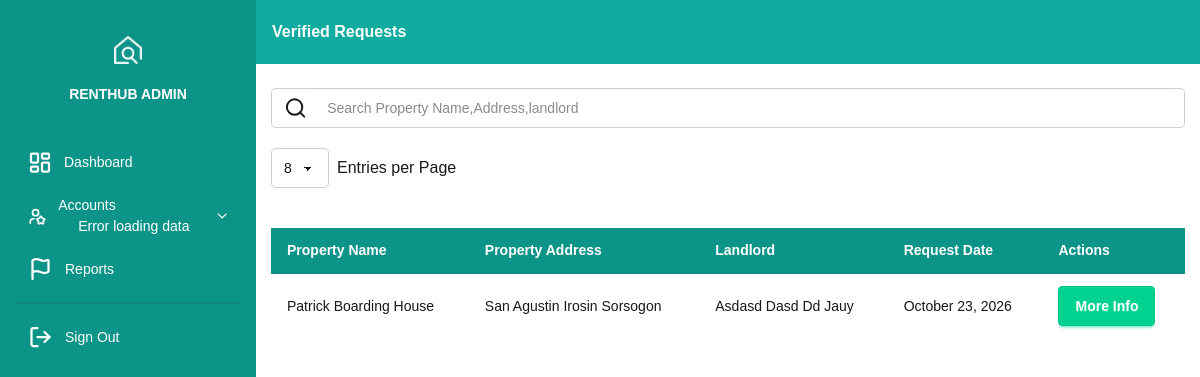
Before: /admin/verified_properties.php (signed in) with the older database file.
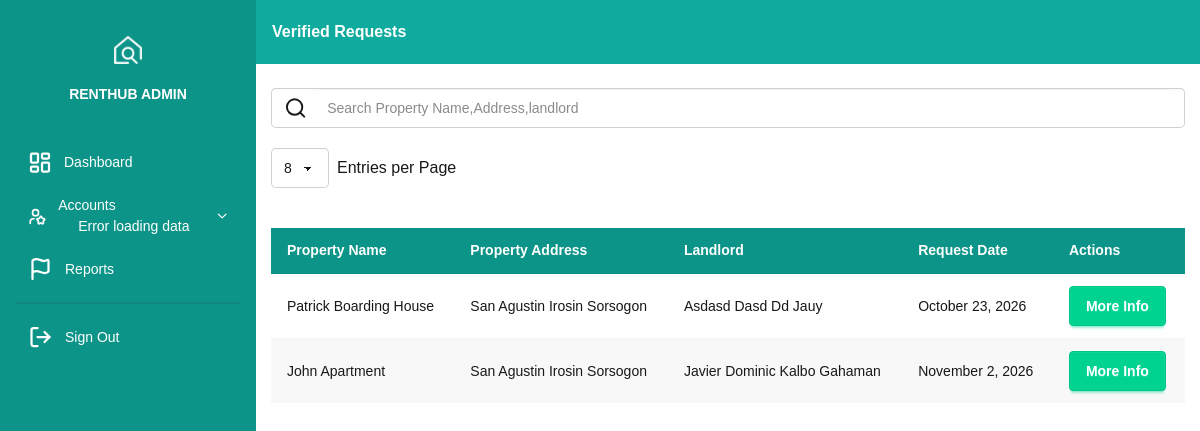
After: the same page with the newer database file.
### tables this page shows
CREATE TABLE IF NOT EXISTS `landlord` (
  `landlord_id` varchar(255) NOT NULL DEFAULT '',
  `user_id` varchar(255) DEFAULT NULL,
  `province` varchar(255) DEFAULT NULL,
  `municipality` varchar(255) DEFAULT NULL,
  `barangay` varchar(255) DEFAULT NULL,
  `type` varchar(255) DEFAULT NULL,
  `property_name` varchar(255) DEFAULT NULL,
  `date_request` date DEFAULT NULL,
  `status` varchar(255) DEFAULT NULL,
  `longitude` varchar(255) DEFAULT NULL,
  `latitude` varchar(255) DEFAULT NULL,
  PRIMARY KEY (`landlord_id`)
);

CREATE TABLE IF NOT EXISTS `accounts` (
  `user_id` varchar(255) NOT NULL,
  `middlename` varchar(255) DEFAULT NULL,
  `lastname` varchar(255) DEFAULT NULL,
  `firstname` varchar(255) DEFAULT NULL,
  `suffix` varchar(255) DEFAULT NULL,
  `email` varchar(255) DEFAULT NULL,
  `contact_number` varchar(255) DEFAULT NULL,
  `province` varchar(255) DEFAULT NULL,
  `municipality` varchar(255) DEFAULT NULL,
  `barangay` varchar(255) DEFAULT NULL,
  `zipcode` varchar(255) DEFAULT NULL,
  `username` varchar(255) DEFAULT NULL,
  `password` varchar(255) DEFAULT NULL,
  `id_type` varchar(255) DEFAULT NULL,
  `id_number` varchar(255) DEFAULT NULL,
  `id_photo` varchar(255) DEFAULT NULL,
  `occupation` varchar(255) DEFAULT NULL,
  `status` varchar(255) DEFAULT NULL,
  `user_type` varchar(255) DEFAULT NULL,
  `date_request` date DEFAULT NULL,
  `remember_token` varchar(255) DEFAULT NULL,
  `profile` varchar(255) DEFAULT NULL,
  `selfie_photo` varchar(255) DEFAULT NULL,
  PRIMARY KEY (`user_id`)
);

### admin/verified_properties.php (the view, shortened to what this page needs)
<?php
  include '../config.php';
 ?>
 <!DOCTYPE html>
<html lang="en">
<head>
    <link rel="stylesheet" href="./../assets/styles/daisy_ui.css">
    <link rel="stylesheet" href="./../assets/styles/index.css">
    <script src="./../assets/scripts/tailwind.js"></script>
    <link rel="stylesheet" href="https://unpkg.com/leaflet@1.9.4/dist/leaflet.css" />
</head>
<body class="bg-base-100">
    <div class="drawer lg:drawer-open ">
        <div class="drawer-content flex flex-col ">
        <nav class="navbar w-full bg-base-300 px-4 bg-[#0fab9e]">
            <div class="flex-1 font-bold text-white">Verified Requests</div>
        </nav>
        <div class="py-6">
            <main>
                <section class="my-container">
                    <div class="flex justify-start items-start mb-5  w-[100%]">
                    <label class="input validator  w-[100%] rounded-[5px]">
                            <svg xmlns="http://www.w3.org/2000/svg" width="24" height="24" viewBox="0 0 24 24" fill="none" stroke="currentColor" stroke-width="2" stroke-linecap="round" stroke-linejoin="round" class="lucide lucide-search-icon lucide-search"><path d="m21 21-4.34-4.34"/><circle cx="11" cy="11" r="8"/></svg>
                            <input type="text"  class="search_data input w-[100%] " placeholder="Search Property Name,Address,landlord"  />
                        </label>
                    </div>
                    <div class="flex items-center gap-2 mb-10">
                        <select id="entries_limit" class="select w-fit rounded-[5px]">
                            <option value="8" selected>8</option>
                        </select>
                        <p>Entries per Page</p>
                    </div>
                    <div class="overflow-x-auto">
                        <table class="table table-zebra">
                            <thead>
                                <tr  class="bg-[#0d9488] text-white">
                                    <th>Property Name</th>
                                    <th>Property Address</th>
                                    <th>Landlord</th>
                                    <th>Request Date</th>
                                    <th>Actions</th>
                                </tr>
                            </thead>
                                <tbody class="myTable">
                                    <?php
                                        $request_pending = "Approved";
                                        $request = $conn->prepare("SELECT l.landlord_id,l.user_id,l.province,l.municipality,l.barangay,l.type,l.property_name,l.date_request,a.firstname,a.lastname,a.middlename,a.suffix,a.user_id,l.status
                                        FROM `landlord` as l
                                        LEFT JOIN accounts as a ON l.user_id = a.user_id
                                        WHERE  l.status = ? ORDER BY l.date_request ASC");
                                        $request->bind_param("s",$request_pending);
                                        $request->execute();
                                        $result_request = $request->get_result();
                                        if($result_request->num_rows > 0){
                                            while($row = mysqli_fetch_assoc($result_request)){
                                                $firstname = $row['firstname'];
                                                $lastname = $row['lastname'];
                                                $middlename = $row['middlename'];
                                                $suffix = $row['suffix'];
                                                $fullname = $lastname . ' ' . $firstname . ' ' . $middlename . ' ' . $suffix;
                                                $landlord_id = $row['landlord_id'];
                                                $province = $row['province'];
                                                $municipality = $row['municipality'];
                                                $barangay = $row['barangay'];
                                                $location = $barangay . ' ' . $municipality . ' ' . $province;
                                                $property_name = $row['property_name'];
                                                $new_date_request =  date("F j, Y", strtotime($row['date_request']));
                                             echo '
                                                <tr class="data-row">
                                                    <td>  ' . $property_name . '</td>
                                                    <td>  ' . $location . '</td>
                                                    <td>  ' . $fullname . '</td>
                                                    <td>  ' . $new_date_request . '</td>
                                                    <td>
                                                        <a href="pending_request_info.php?id=' . $landlord_id . '&location_back=verified_properties.php" class="btn btn-success text-white">More Info</a>
                                                    </td>
                                                </tr>';
                                            }
                                        }
                                    ?>
                            </tbody>
                        </table>
                    </div>
                </section>
            </main>
        </div>
        </div>
        <div class="drawer-side z-40">
        <?php include 'drawer.php'; ?>
        </div>
    </div>
</body>
</html>

### admin/drawer.php (shortened to what this page needs)
<?php  $current_page = basename($_SERVER['SCRIPT_NAME']); ?>
<div class="menu p-4 w-64 min-h-full bg-base-200 text-base-content flex flex-col justify-between bg-[#0d9488] ">
  <ul class="space-y-2">
      <li class="flex justify-center items-center text-center mb-10">
          <img src="../assets/images/logo-icon.png" class="w-[80px] ">
          <p class="nav_li  m-0 p-0 text-sm font-bold text-white">RENTHUB ADMIN</p>
      </li>
      <li>
          <a href="index.php" class="flex items-center gap-3 active">
          <span class="text-white">Dashboard</span>
          </a>
      </li>
      <li class="relative">
          <button id="dropdownBtn1" class="w-full flex items-center justify-between gap-3 text-white active focus:outline-none">
              <div class="flex items-center gap-3">
                  <span>
                      Accounts
                      <div class="request_data indicator  ms-5">
                      </div>
                  </span>
              </div>
              <svg id="arrowIcon1" xmlns="http://www.w3.org/2000/svg" width="16" height="16" fill="none" stroke="currentColor" stroke-width="2.5" viewBox="0 0 24 24" class="transition-transform duration-200">
                  <path stroke-linecap="round" stroke-linejoin="round" d="M19.5 8.25l-7.5 7.5-7.5-7.5" />
              </svg>
          </button>
      </li>
      <li>
          <a href="reports.php" class="flex items-center gap-3 active">
              <span class="text-white">
                  Reports
              </span>
          </a>
      </li>
      <div class="divider text-white"></div>
      <li>
          <a href="signout.php?location_back=<?php echo $current_page; ?>" class="flex items-center gap-3 active">
          <span class="text-white">Sign Out</span>
          </a>
      </li>
  </ul>
</div>

### assets/styles/index.css (style rules this page uses)
* { font-family: 'Roboto Variable', sans-serif; scroll-behavior: smooth; }
.my-container { width: 100%; padding-right: 15px; padding-left: 15px; margin-right: auto; margin-left: auto; box-sizing: border-box; }
@media (min-width: 576px) { .my-container { max-width: 540px; } }
@media (min-width: 768px) { .my-container { max-width: 720px; } }
@media (min-width: 992px) { .my-container { max-width: 960px; } }
@media (min-width: 1200px) { .my-container { max-width: 1140px; } }

Changed rows visible on the page:
added landlord: property_name "John Apartment", location "San Agustin Irosin Sorsogon", user.suffix "Javier Dominic Kalbo Gahaman", date_request "November 2, 2026"
